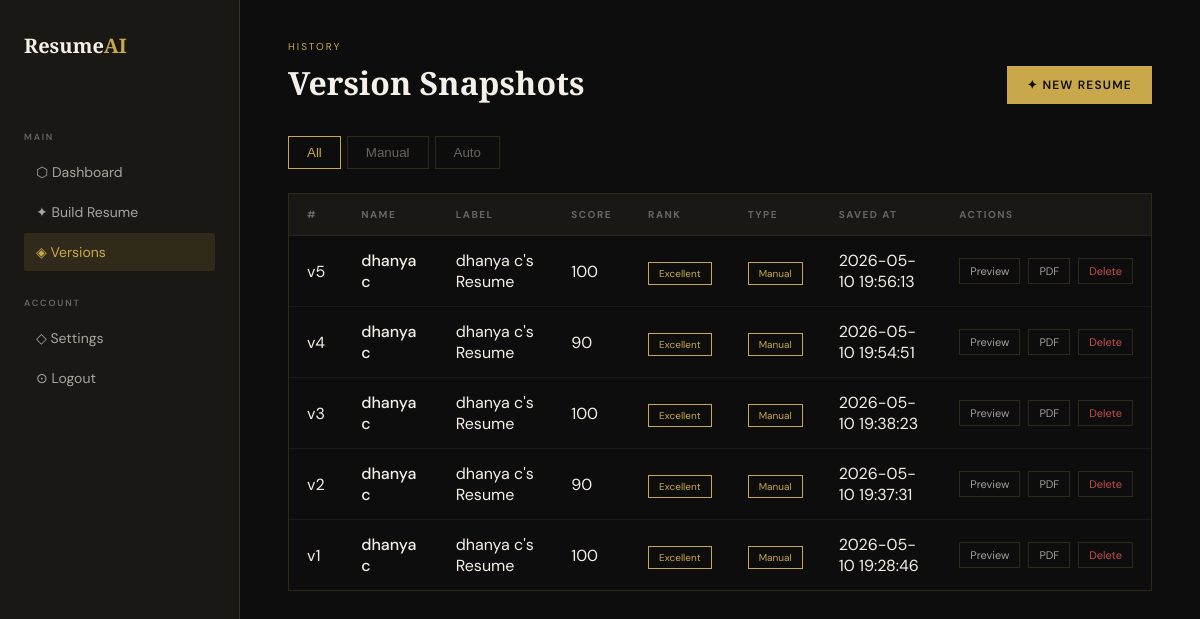
Page /versions (signed in) on the earlier database version.
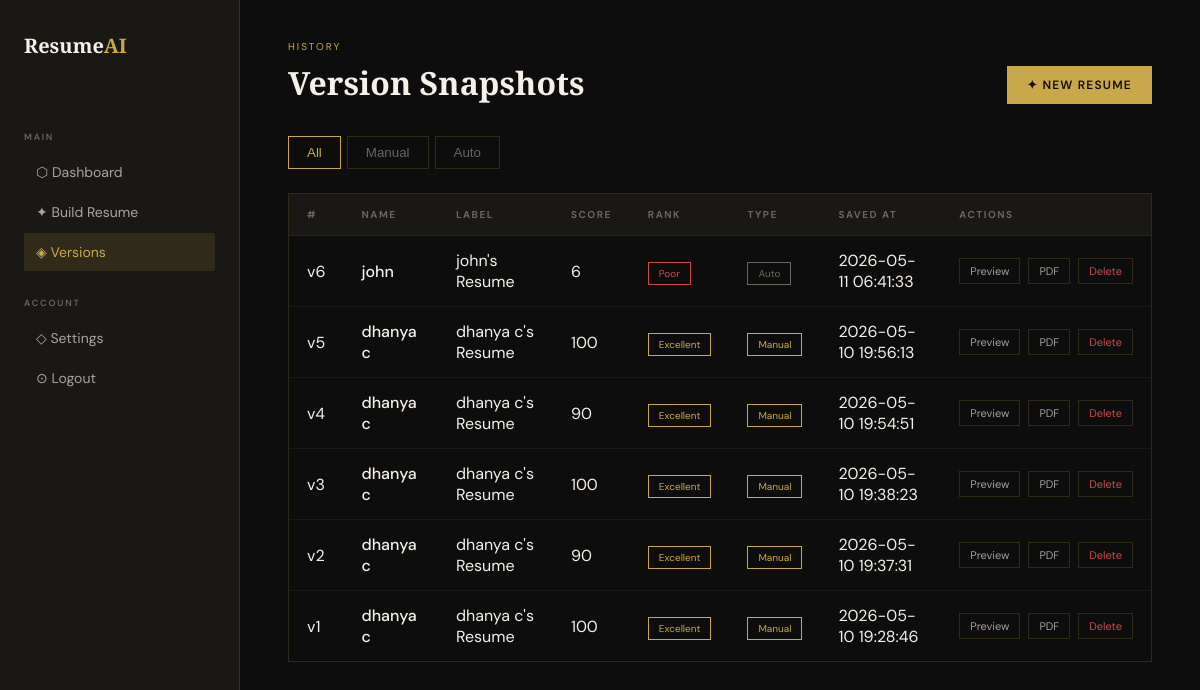
Same page on the later database version.
### tables this page shows
CREATE TABLE resume_versions (
        id             INTEGER PRIMARY KEY AUTOINCREMENT,
        user_email     TEXT,
        name           TEXT,
        email          TEXT,
        phone          TEXT,
        linkedin       TEXT,
        location       TEXT,
        objective      TEXT,
        skills         TEXT,
        education      TEXT,
        experience     TEXT,
        photo          TEXT,
        template       TEXT,
        version_number INTEGER,
        score          INTEGER,
        label          TEXT,
        is_autosave    INTEGER DEFAULT 0,
        created_at     DATETIME DEFAULT CURRENT_TIMESTAMP
    );

### app.py (the view)
@app.route('/versions')
@login_required
def versions():
    conn = get_db()
    resumes = conn.execute("SELECT * FROM resume_versions ORDER BY id DESC").fetchall()
    conn.close()
    return render_template("versions.html", resume_data=[(r, get_rank(r["score"])) for r in resumes])

### app.py (called while the page is built)
def get_db():
    conn = sqlite3.connect("database.db")
    conn.row_factory = sqlite3.Row
    return conn

def get_rank(score):
    if score >= 90: return "Excellent"
    if score >= 70: return "Good"
    if score >= 50: return "Average"
    return "Poor"

def login_required(f):
    from functools import wraps
    @wraps(f)
    def decorated(*args, **kwargs):
        if "user" not in session: return redirect("/login")
        return f(*args, **kwargs)
    return decorated

### templates/versions.html (shortened to what this page needs)
<!DOCTYPE html>
<html lang="en">
<head>
</head>
<body>
<aside class="sidebar">
  <div class="brand">Resume<span>AI</span></div>
  <p class="nav-label">Main</p>
  <a href="/dashboard" class="nav-link">⬡ Dashboard</a>
  <a href="/resume" class="nav-link">✦ Build Resume</a>
  <a href="/versions" class="nav-link active">◈ Versions</a>
  <p class="nav-label">Account</p>
  <a href="/settings" class="nav-link">◇ Settings</a>
  <a href="/logout" class="nav-link">⊙ Logout</a>
</aside>
<main class="main">
  <div class="page-header">
    <div>
      <p class="eyebrow">History</p>
      <h1>Version Snapshots</h1>
    </div>
    <a href="/resume" class="btn">✦ New Resume</a>
  </div>
  {% if resume_data %}
  <div class="tabs">
    <button class="tab active" onclick="filterVersions('all', this)">All</button>
    <button class="tab" onclick="filterVersions('manual', this)">Manual</button>
    <button class="tab" onclick="filterVersions('auto', this)">Auto</button>
  </div>
  <div class="table-wrap">
    <table>
      <thead>
        <tr>
          <th>#</th>
          <th>Name</th>
          <th>Label</th>
          <th>Score</th>
          <th>Rank</th>
          <th>Type</th>
          <th>Saved At</th>
          <th>Actions</th>
        </tr>
      </thead>
      <tbody id="versionsTable">
        {% for resume, rank in resume_data %}
        <tr data-type="{{ 'auto' if resume.is_autosave else 'manual' }}">
          <td>v{{ resume.version_number }}</td>
          <td class="name">
            {{ resume.name or '—' }}
          </td>
          <td>
            {{ resume.label or '—' }}
          </td>
          <td>
            {{ resume.score }}
          </td>
          <td>
            {% if rank == 'Excellent' %}
              <span class="badge badge-gold">{{ rank }}</span>
            {% elif rank == 'Good' %}
              <span class="badge badge-green">{{ rank }}</span>
            {% elif rank == 'Average' %}
              <span class="badge badge-yellow">{{ rank }}</span>
            {% else %}
              <span class="badge badge-red">{{ rank }}</span>
            {% endif %}
          </td>
          <td>
            {% if resume.is_autosave %}
              <span class="badge badge-auto">Auto</span>
            {% else %}
              <span class="badge badge-gold">Manual</span>
            {% endif %}
          </td>
          <td>
            {{ resume.created_at or '—' }}
          </td>
          <td>
            <div class="actions">
              <a href="/preview/{{ resume.id }}" class="action-link">
                Preview
              </a>
              <a href="/pdf/{{ resume.id }}" class="action-link">
                PDF
              </a>
              <a href="/delete/{{ resume.id }}"
                 class="action-link danger"
                 onclick="return confirm('Delete version {{ resume.version_number }}?')">
                 Delete
              </a>
            </div>
          </td>
        </tr>
        {% endfor %}
      </tbody>
    </table>
  </div>
  {% endif %}
</main>
</body>
</html>

### templates/versions.html (style rules this page uses)
*, *::before, *::after { box-sizing: border-box; margin: 0; padding: 0; }
:root { --ink: #0d0d0d; --cream: #f5f0e8; --cream-dim: rgba(245,240,232,0.65); --gold: #c9a84c; --gold-light: #e8c96e; --muted: #6b6560; --surface: #1a1814; --surface2: #211f1a; --border: rgba(201,168,76,0.18); --danger: #c94c4c; }
body { font-family: 'DM Sans', sans-serif; background: var(--ink); color: var(--cream); min-height: 100vh; }
.sidebar { position: fixed; top: 0; left: 0; width: 240px; height: 100vh; background: var(--surface); border-right: 1px solid var(--border); display: flex; flex-direction: column; padding: 32px 24px; }
.brand { font-family: 'Playfair Display', serif; font-size: 20px; font-weight: 900; margin-bottom: 48px; }
.brand span { color: var(--gold); }
.nav-label { font-size: 9px; font-weight: 600; letter-spacing: 0.2em; text-transform: uppercase; color: var(--muted); margin-bottom: 10px; margin-top: 24px; }
.nav-link { display: flex; align-items: center; gap: 10px; padding: 10px 12px; color: var(--cream-dim); text-decoration: none; font-size: 14px; border-radius: 2px; margin-bottom: 2px; transition: 0.2s; }
.nav-link.active { background: rgba(201,168,76,0.12); color: var(--gold); }
.main { margin-left: 240px; padding: 40px 48px; }
.page-header { display: flex; justify-content: space-between; align-items: flex-end; margin-bottom: 32px; }
.eyebrow { font-size: 10px; letter-spacing: 0.2em; text-transform: uppercase; color: var(--gold); margin-bottom: 8px; }
h1 { font-family: 'Playfair Display', serif; font-size: 2rem; }
.btn { padding: 11px 20px; background: var(--gold); color: var(--ink); text-decoration: none; font-size: 12px; font-weight: 600; letter-spacing: 0.1em; text-transform: uppercase; }
.tabs { display: flex; gap: 6px; margin-bottom: 24px; }
.tab { padding: 8px 18px; background: none; border: 1px solid var(--border); color: var(--muted); cursor: pointer; }
.tab.active { border-color: var(--gold); color: var(--gold); }
.table-wrap { border: 1px solid var(--border); overflow: hidden; }
table { width: 100%; border-collapse: collapse; }
thead { background: var(--surface); }
th, td { padding: 14px 18px; text-align: left; }
th { font-size: 10px; letter-spacing: 0.15em; text-transform: uppercase; color: var(--muted); }
tbody tr { border-top: 1px solid rgba(255,255,255,0.05); }
.name { color: var(--cream); font-weight: 500; }
.badge { padding: 4px 10px; font-size: 10px; border: 1px solid; }
.badge-gold { color: var(--gold); border-color: var(--gold); }
.badge-red { color: var(--danger); border-color: var(--danger); }
.badge-auto { color: var(--muted); border-color: var(--muted); }
.actions { display: flex; gap: 8px; }
.action-link { padding: 5px 10px; border: 1px solid var(--border); color: var(--cream-dim); text-decoration: none; font-size: 11px; }
.danger { color: var(--danger); }

Differences in the rows shown:
added resume_versions: version_number "6", name "john", label "john's Resume", score "6", rank "Poor", is_autosave "Auto", created_at "2026-05-11 06:41:33"
